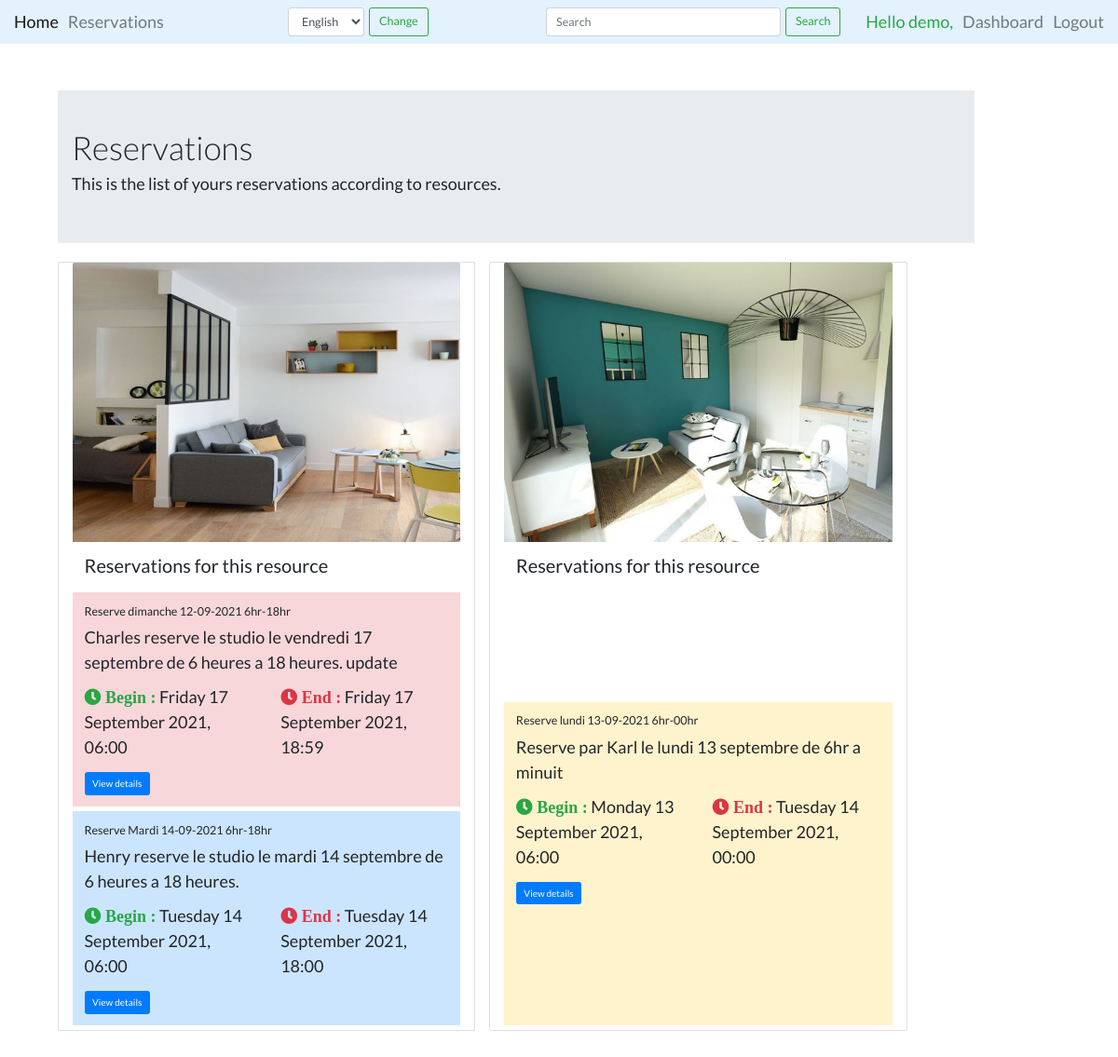
Page /core/resource/reservation/ (signed in) on the earlier database version.
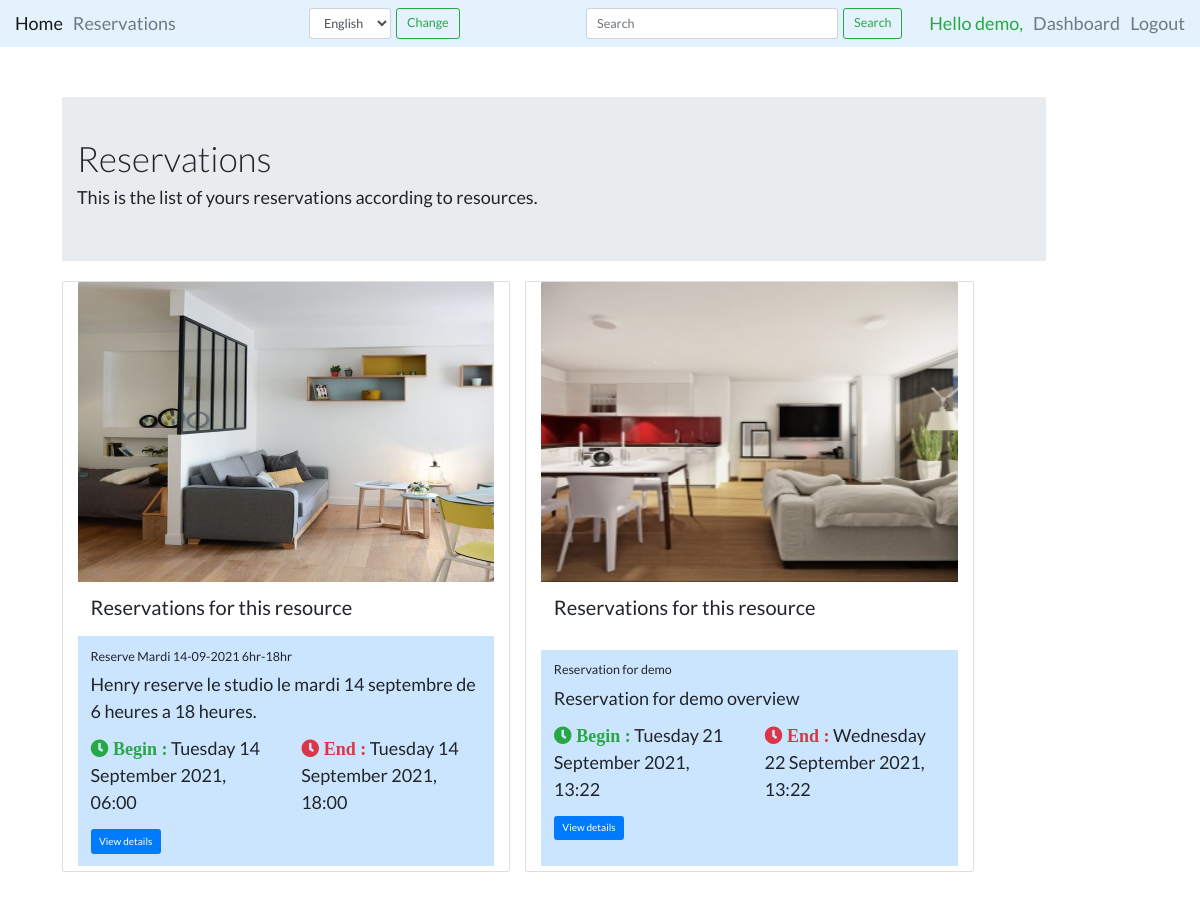
Same page on the later database version.
### core/models.py (models this page shows, shortened)
class Reservation(models.Model):
    STATUS_CHOICES = (
        ('pending', _('Pending')),
        ('confirmed', _('Confirmed')),
        ('in_progress', _('In Progress')),
        ('ended', _('Ended')),
        ('canceled', _('Canceled')),
    )
    title = models.CharField(max_length=200)
    overview = models.TextField(null=True, blank=True)
    status = models.CharField(max_length=15,
                              choices=STATUS_CHOICES,
                              default='pending')
    created = models.DateTimeField(default=timezone.now)
    updated = models.DateTimeField(auto_now=True)
    start_date = models.DateTimeField()
    end_date = models.DateTimeField()
    resource = models.ForeignKey(Resource,
                                 default=None,
                                 on_delete=models.CASCADE)
    user = models.ForeignKey(User,
                             on_delete=models.CASCADE,
                             related_name='reservations',
                             default=1)

class Resource(models.Model):
    _upload_link = 'images/resource'
    name = models.CharField(max_length=100, unique=True)
    slug = models.SlugField(max_length=100, unique=True)
    description = models.TextField(null=True, blank=True)
    price = models.IntegerField()
    is_available = models.BooleanField(default=True)
    address_line = models.CharField(max_length=100)
    country = models.CharField(max_length=50)
    state = models.CharField(max_length=50)
    city = models.CharField(max_length=50)
    picture = models.ImageField(blank=True, upload_to=_upload_link)
    created = models.DateTimeField(auto_now_add=True)
    updated = models.DateTimeField(auto_now=True)
    type = models.ForeignKey(ResourceType,
                             on_delete=models.SET_NULL,
                             blank=True,
                             null=True)
    objects = models.Manager()  # The default manager.
    available = AvailableManager()  # Our custom manager.

### core/views.py (the view)
# urls.py: path('reservation/', views.reservation_list, name='reserv_list'),
@login_required
def reservation_list(request):
    user = request.user
    if user.is_staff:
        key = f'user_{user.id}_res_by_resource'
        res_by_resource = cache.get(key)
        if not res_by_resource:
            res_by_resource = [
                Reservation.objects.filter(resource__slug=resource.slug)
                for resource in Resource.available.all()
            ]
            cache.set(key, res_by_resource)
    else:
        key = f'user_{user.id}_res_by_resource'
        res_by_resource = cache.get(key)
        if not res_by_resource:
            res_by_resource = [
                Reservation.objects.filter(
                    resource__slug=resource.slug).filter(user_id=user.id)
                for resource in Resource.available.all()
            ]
            cache.set(key, res_by_resource)
    context = {
        'res_by_resource': res_by_resource,
    }
    return render(request, 'core/reservation_list.html', context)

### core/models.py (called while the page is built)
    def get_queryset(self):
        return super(AvailableManager,
                     self).get_queryset().filter(is_available=True)

### core/templates/core/reservation_list.html (shortened to what this page needs)
{% extends 'base.html' %}
{% load static %}
{% load i18n %}
{% block styles %}
<link rel="stylesheet" href="{% static 'css/reservation_list.css' %}" type="text/css">
{% endblock %}
{% block content %}
<div class="content container" style="margin: auto; max-width: 98vw; padding: 5rem; font-size: large;">
    <div class="sections row">
        <section class="col-md-11 col-lg-11 col-sm-11">
            <div class="jumbotron jumbotron-fluid">
                <div class="container">
                    <h1 class="display-4">{% trans "Reservations" %}</h1>
                    <p class="display-6">{% trans "This is the list of yours reservations according to resources." %}
                    </p>
                </div>
            </div>
        </section>
        <section class="main col-md-12 col-lg-12 col-sm-12 row">
            {% for reservations in res_by_resource %}
            {% if reservations %}
            <div class="card col-lg-5 col-sm-12 ml-4 mb-4">
                <img src="{{ reservations.0.resource.picture.url }}" class="card-img-top" alt="resource image">
                <div class="card-body">
                    <h2>{% trans "Reservations for this resource" %}</h2>
                </div>
                {% for res in reservations %}
                <div class="card-body {{ res.status }} mb-2">
                    {% if user.is_staff %}
                    <h5 class="card-title">{{ res.title }} | {% trans "Requested by" %} {{res.user.username}}</h5>
                    {% else %}
                    <h5 class="card-title">{{ res.title }}</h5>
                    {% endif %}
                    <p class="card-text">{{ res.overview }}</p>
                    <div class="row">
                        <p class="card-text col-lg-6">
                            <i class="fas fa-clock text-success"> {% trans "Begin :" %} </i>
                            {{ res.start_date | date:"l d F Y, H:i" }}
                        </p>
                        <p class="card-text col-lg-6">
                            <i class="fas fa-clock text-danger"> {% trans "End :" %} </i>
                            {{ res.end_date | date:"l d F Y, H:i" }}
                        </p>
                    </div>
                    <a href="{% url 'core:reserv_detail' res.resource.slug res.id %}" class="btn btn-primary">
                        {% trans "View details" %}
                    </a>
                </div>
                {% endfor %}
            </div>
            {% endif %}
            {% endfor %}
        </section>
    </div>
</div>
{% endblock %}

### templates/base.html (shortened to what this page needs)
{% load static %}
{% load i18n %}
<!DOCTYPE html>
<html lang="en">
<head>
    <link rel="stylesheet" href="https://use.fontawesome.com/releases/v5.1.1/css/all.css"
>
    <link rel="stylesheet" href="https://cdn.jsdelivr.net/npm/bootstrap@4.6.0/dist/css/bootstrap.min.css"
>
    <link rel="stylesheet" href="{% static 'css/base.css' %}" type="text/css">
    {% block styles %}{% endblock %}
</head>
<body>
    {% block header %}
    {% include 'includes/header.html' %}
    {% endblock %}
    {% block content %}
    {% endblock %}
</body>
</html>

### templates/includes/header.html (shortened to what this page needs)
{% load static %}
{% load i18n %}
<nav class="navbar navbar-expand-lg navbar-light" style="background-color: #e3f2fd; font-size: 1.8rem">
    <div class="collapse navbar-collapse" id="navbarSupportedContent">
        <ul class="navbar-nav mr-auto">
            <li class="nav-item active">
                <a class="nav-link" href="{% url 'home' %}">{% trans "Home" %}</a>
            </li>
            <li class="nav-item">
                <a class="nav-link" href="{% url 'core:reserv_list' %}">{% trans "Reservations" %}</a>
            </li>
        </ul>
        <form class="form-inline my-2 my-lg-0" action="/i18n/setlang/" method="post">
            <select class="form-control form-control-lg mr-sm-2" name="language">
                {% for lang in LANGUAGES %}
                <option value="{{ lang.0 }}">{{ lang.1 }}</option>
                {% endfor %}
            </select>
            <button class="btn btn-outline-success btn-lg my-2 my-sm-0" type="submit">{% trans "Change" %}</button>
        </form>
        <form class="form-inline my-2 my-lg-0">
            <input class="form-control form-control-lg mr-sm-2" type="search" placeholder="Search" aria-label="Search"
                id="search">
            <button class="btn btn-outline-success btn-lg my-2 my-sm-0" type="submit">{% trans "Search" %}</button>
        </form>
        <ul class="navbar-nav">
            {% if user.is_authenticated %}
            <li class="nav-item">
                <span class="nav-link text-success"> {% trans "Hello" %} {{user.username}},
                </span>
            </li>
            <li class="nav-item">
                <a class="nav-link" href="{% url 'account:dashboard' %}">{% trans "Dashboard" %}</a>
            </li>
            <li class="nav-item">
                <a class="nav-link" href="{% url 'account:logout' %}">{% trans "Logout" %}</a>
            </li>
            {% else %}
            <li class="nav-item">
                <a class="nav-link" href="{% url 'account:login' %}">{% trans "Login" %}</a>
            </li>
            {% endif %}
        </ul>
    </div>
</nav>

### static/css/base.css (style rules this page uses)
* { padding: 0; margin: 0; box-sizing: border-box; }
html { font-size: 10px; }
body { box-sizing: border-box; font-family: "Lato", sans-serif; }
.form-inline { width: 30vw; display: flex; justify-content: center; }
.form-inline #search { width: 70%; }

### core/static/css/reservation_list.css (style rules this page uses)
.pending { background-color: #cce5ff; border-color: #b8daff; }
img { height: 30rem; }

Differences in the rows shown:
removed Reservation: resource.picture (picture), title "Reserve dimanche 12-09-2021 6hr-18hr", overview "Charles reserve le studio le vendredi 17 septembre de 6 heures a 18 heures. update", start_date "Friday 17 September 2021, 06:00", end_date "Friday 17 September 2021, 18:59", status "ended" (drawn), shown under "Reservations for this resource"
removed Reservation: resource.picture (picture), title "Reserve lundi 13-09-2021 6hr-00hr", overview "Reserve par Karl le lundi 13 septembre de 6hr a minuit", start_date "Monday 13 September 2021, 06:00", end_date "Tuesday 14 September 2021, 00:00", status "in_progress" (drawn), shown under "Reservations for this resource"
added Reservation: resource.picture (picture), title "Reservation for demo", overview "Reservation for demo overview", start_date "Tuesday 21 September 2021, 13:22", end_date "Wednesday 22 September 2021, 13:22", shown under "Reservations for this resource"
